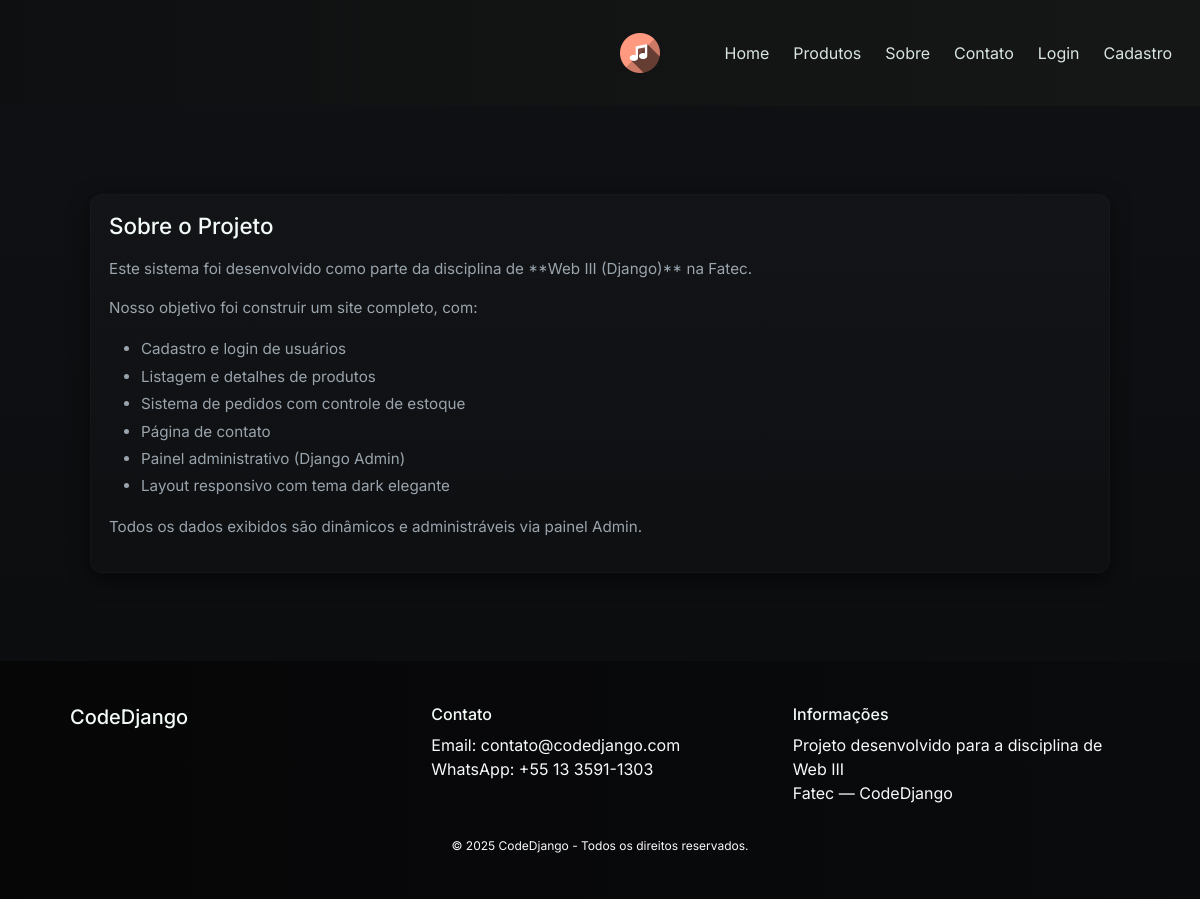
The app's page /sobre/ with its own data.
### core/models.py (models this page shows, shortened)
class Pagina(models.Model):
    nome_do_site = models.CharField(max_length=100)
    logo_do_site = models.ImageField(upload_to='logos/')
    texto_chamada = models.CharField(max_length=200)
    texto_sobre = models.TextField()
    imagem_sobre = models.ImageField(upload_to='sobre/')
    endereco = models.CharField(max_length=200)
    email = models.EmailField()
    whatsapp = models.CharField(max_length=20)
    criado_em = models.DateTimeField(auto_now_add=True)
    atualizado_em = models.DateTimeField(auto_now=True)

### core/views.py (the view)
# urls.py: path("sobre/", views.sobre, name="sobre"),
def sobre(request):
    pagina = Pagina.objects.first()
    return render(request, "core/sobre.html", {
        "pagina": pagina
    })

### core/context_processors/pagina_context.py (called while the page is built)
def pagina_context(request):
    return {
        'pagina_global': Pagina.objects.first()
    }

### core/templates/core/sobre.html (shortened to what this page needs)
{% extends 'core/base.html' %}
{% block content %}
<div class="container">
    <div class="section-card mt-4">
        <h2 class="section-title">Sobre o Projeto</h2>
        <p class="text-muted-2">
            Este sistema foi desenvolvido como parte da disciplina de **Web III (Django)**
            na Fatec.
        </p>
        <p class="text-muted-2 mt-3">
            Nosso objetivo foi construir um site completo, com:
        </p>
        <ul class="text-muted-2" style="line-height:1.8;">
            <li>Cadastro e login de usuários</li>
            <li>Listagem e detalhes de produtos</li>
            <li>Sistema de pedidos com controle de estoque</li>
            <li>Página de contato</li>
            <li>Painel administrativo (Django Admin)</li>
            <li>Layout responsivo com tema dark elegante</li>
        </ul>
        <p class="text-muted-2 mt-3">
            Todos os dados exibidos são dinâmicos e administráveis via painel Admin.
        </p>
    </div>
</div>
{% endblock %}

### core/templates/core/base.html (shortened to what this page needs)
{% load static %}
<!DOCTYPE html>
<html lang="pt-br">
<head>
    <link href="https://cdn.jsdelivr.net/npm/bootstrap@5.3.2/dist/css/bootstrap.min.css" rel="stylesheet">
    <link rel="stylesheet" href="{% static 'core/style.css' %}">
</head>
<body>
<nav class="navbar navbar-expand-lg navbar-dark bg-dark">
    <div class="container mt-3">
    </div>
    <div class="container">
        <a class="navbar-brand" href="{% url 'index' %}">
            {% if pagina.logo_do_site %}
                <img src="{{ pagina.logo_do_site.url }}" style="height: 40px;">
            {% else %}
                {{ pagina.nome_do_site }}
            {% endif %}
        </a>
        <div class="collapse navbar-collapse" id="menu">
            <ul class="navbar-nav ms-auto">
                <li class="nav-item">
                    <a class="nav-link" href="{% url 'index' %}">Home</a>
                </li>
                <li class="nav-item">
                    <a class="nav-link" href="{% url 'produtos' %}">Produtos</a>
                </li>
                <li class="nav-item">
                    <a class="nav-link" href="{% url 'sobre' %}">Sobre</a>
                </li>
                <li class="nav-item">
                    <a class="nav-link" href="{% url 'contato' %}">Contato</a>
                </li>
                {% if user.is_authenticated %}
                    <li class="nav-item">
                        <a class="nav-link" href="{% url 'perfil' %}">Perfil</a>
                    </li>
                    <li class="nav-item">
                        <span class="nav-link disabled">
                            Olá, {{ user.username }}
                        </span>
                    </li>
                    <li class="nav-item d-flex align-items-center">
    <form action="{% url 'logout' %}" method="post" class="m-0 p-0">
        {% csrf_token %}
        <button class="nav-link btn p-0 m-0 text-light" style="background:none; border:none;">
            Logout
        </button>
    </form>
</li>
                {% else %}
                    <li class="nav-item">
                        <a class="nav-link" href="{% url 'login' %}">Login</a>
                    </li>
                    <li class="nav-item">
                        <a class="nav-link" href="{% url 'cadastro' %}">Cadastro</a>
                    </li>
                {% endif %}
            </ul>
        </div>
    </div>
</nav>
<div class="container mt-4 mb-5">
    {% block content %}
    {% endblock %}
</div>
<footer class="bg-dark text-light mt-5 pt-4 pb-4">
    <div class="container">
        <div class="row">
            <div class="col-md-4 mb-3">
                <h5>{{ pagina_global.nome_do_site }}</h5>
            </div>
            <div class="col-md-4 mb-3">
                <h6>Contato</h6>
                <p style="margin: 0;">Email: {{ pagina_global.email }}</p>
                <p style="margin: 0;">WhatsApp: {{ pagina_global.whatsapp }}</p>
            </div>
            <div class="col-md-4 mb-3">
                <h6>Informações</h6>
                <p style="margin: 0;">Projeto desenvolvido para a disciplina de Web III</p>
                <p style="margin: 0;">Fatec — {{ pagina_global.nome_do_site }}</p>
            </div>
        </div>
        <div class="text-center mt-3" style="font-size: 12px;">
            © 2025 {{ pagina_global.nome_do_site }} - Todos os direitos reservados.
        </div>
    </div>
</footer>
</body>
</html>

### core/static/core/style.css (style rules this page uses)
* { box-sizing: border-box; margin:0; padding:0; font-family: Inter, system-ui, -apple-system, "Segoe UI", Roboto, "Helvetica Neue", Arial; }
:root { --bg:#0f1114; --surface:#121417; --muted:#9aa4ad; --accent:#1db954; --accent-2:#00a3ff; --card:#15171b; --glass: rgba(255,255,255,0.03); --radius:12px; }
body { background: linear-gradient(180deg,var(--bg), #0b0c0e); color: #e6eef3; -webkit-font-smoothing:antialiased; -moz-osx-font-smoothing:grayscale; line-height:1.5; }
.container { max-width:1100px; margin:0 auto; padding: 20px; }
.navbar { background: linear-gradient(90deg, rgba(10,10,10,0.8), rgba(20,20,20,0.85)); }
.navbar-brand img { height:36px; }
.nav-link { color: #d8e6df !important; margin-left:8px; }
.section-title { font-size:1.4rem; margin-bottom:18px; color:#f3fbf8; }
.section-card { background: linear-gradient(180deg, rgba(255,255,255,0.02), rgba(255,255,255,0.01)); border-radius: var(--radius); padding:18px; box-shadow: 0 6px 20px rgba(0,0,0,0.5); border:1px solid rgba(255,255,255,0.02); }
footer { background: linear-gradient(90deg,#060607,#0a0b0d); padding:28px 0; color:var(--muted); }
footer h5, footer h6 { color:#f3fbf8; }
.text-muted-2 { color: var(--muted); font-size:0.95rem; }

### records on screen
Pagina: logo_do_site (picture), nome_do_site "CodeDjango", email "contato@codedjango.com", whatsapp "+55 13 3591-1303"
